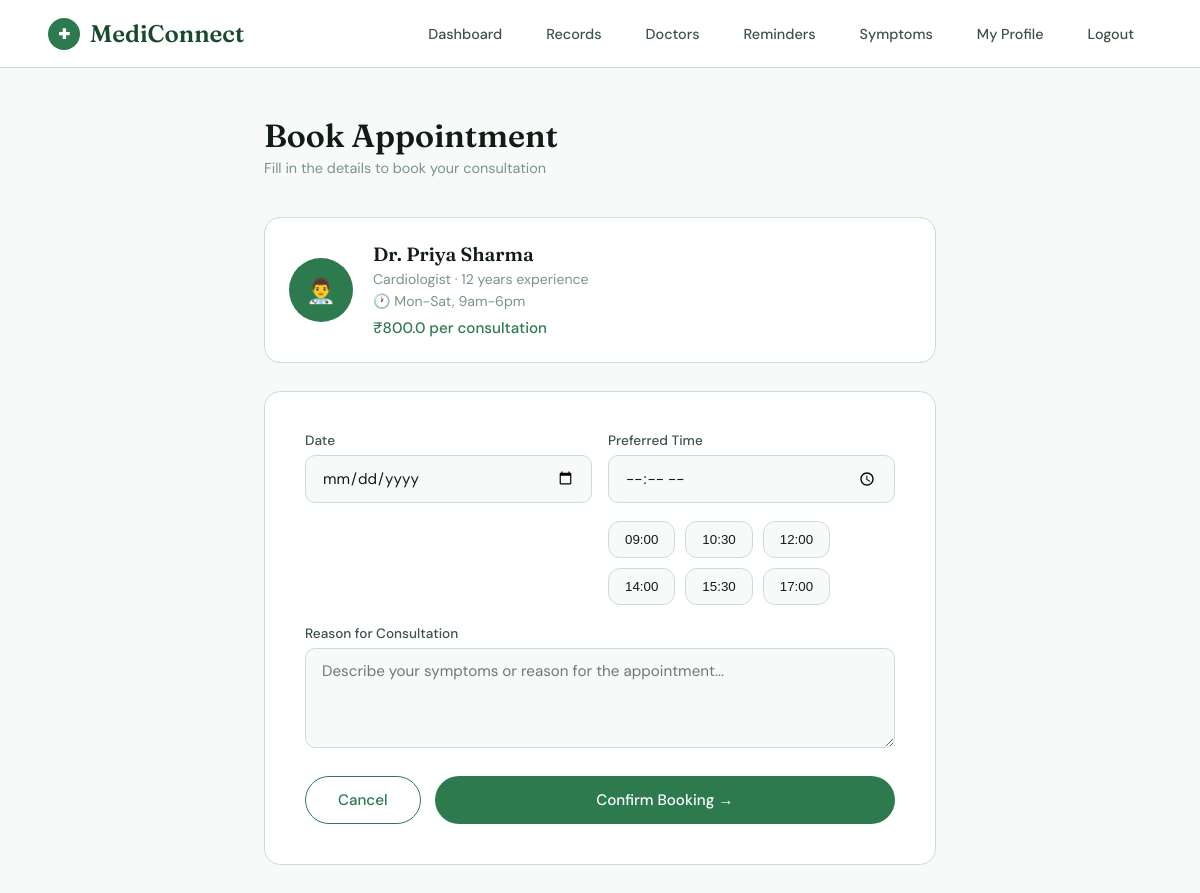
Page /book/1 (signed in) on the committed database.
### mediconnect/app.py (models this page shows)
class Doctor(db.Model):
    id = db.Column(db.Integer, primary_key=True)
    name = db.Column(db.String(100), nullable=False)
    email = db.Column(db.String(120), unique=True, nullable=False)
    password = db.Column(db.String(200), nullable=False)
    specialization = db.Column(db.String(100), nullable=False)
    experience = db.Column(db.Integer)
    fee = db.Column(db.Float, default=0.0)
    availability = db.Column(db.String(200), default="Mon-Fri, 9am-5pm")
    about = db.Column(db.Text)
    created_at = db.Column(db.DateTime, default=datetime.utcnow)
    reviews = db.relationship('DoctorReview', backref='doctor', lazy=True)

### mediconnect/app.py (the view, shortened to what this page needs)
@app.route("/book/<int:doctor_id>", methods=["GET", "POST"])
def book_appointment(doctor_id):
    if "user_id" not in session or session.get("role") != "patient":
        flash("Please login first.", "error")
        return redirect(url_for("login"))
    doctor = Doctor.query.get_or_404(doctor_id)
    return render_template("book_appointment.html", doctor=doctor)

### mediconnect/templates/book_appointment.html (shortened to what this page needs)
{% extends "base.html" %}
{% block content %}
<div class="book-page">
  <div class="page-header">
    <h1>Book Appointment</h1>
    <p>Fill in the details to book your consultation</p>
  </div>
  <div class="doctor-info-card">
    <div class="doctor-avatar">👨‍⚕️</div>
    <div class="doctor-info">
      <h3>Dr. {{ doctor.name }}</h3>
      <p>{{ doctor.specialization }} · {{ doctor.experience }} years experience</p>
      <p>🕐 {{ doctor.availability }}</p>
      <p class="fee">₹{{ doctor.fee }} per consultation</p>
    </div>
  </div>
  <div class="form-card">
    <form method="POST">
      <div class="form-stack">
        <div class="form-grid">
          <div class="form-group">
            <label>Date</label>
            <input type="date" name="date" required />
          </div>
          <div class="form-group">
            <label>Preferred Time</label>
            <input id="appointmentTime" type="time" name="time" required />
            <div class="time-options">
              {% for slot in ["09:00", "10:30", "12:00", "14:00", "15:30", "17:00"] %}
                <button type="button" class="time-option" onclick="setAppointmentTime('{{ slot }}')">{{ slot }}</button>
              {% endfor %}
            </div>
          </div>
        </div>
        <div class="form-group">
          <label>Reason for Consultation</label>
          <textarea name="reason" placeholder="Describe your symptoms or reason for the appointment..." required></textarea>
        </div>
      </div>
      <div class="form-actions">
        <a href="/doctors" class="btn btn-outline">Cancel</a>
        <button type="submit" class="btn btn-primary" style="flex:1;">Confirm Booking →</button>
      </div>
    </form>
  </div>
</div>
{% endblock %}

### rows in the picture
Doctor: name "Priya Sharma", specialization "Cardiologist", experience "12", availability "Mon-Sat, 9am-6pm", fee "800.0"

### other values in the picture
{{ slot }} "09:00" "10:30" "12:00" "14:00" "15:30" "17:00"
